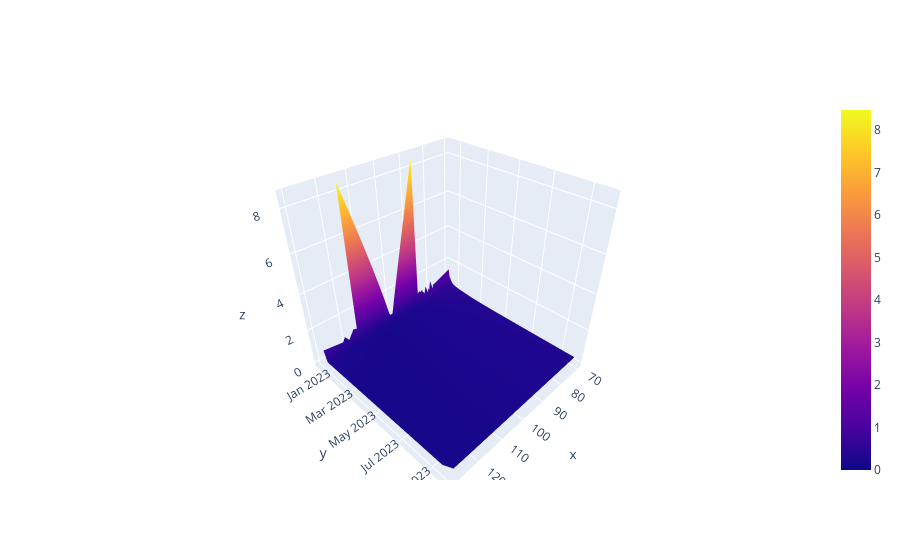

Notebook cell for this chart:
### Code cell
spy_surf.surface_plot()

### Figure 1 — Plotly figure (JSON) as saved in the notebook; plotly's stock layout.template omitted (floating-point values rounded to 4 significant figures; data arrays with more than 128 entries replaced by an {"elided": "..."} marker saying what was removed)
{"data": [{"intensity": {"elided": "2870 float values"}, "type": "mesh3d", "x": {"elided": "2870 float values"}, "y": {"elided": "2870 str values"}, "z": {"elided": "2870 float values"}}], "layout": {}}
